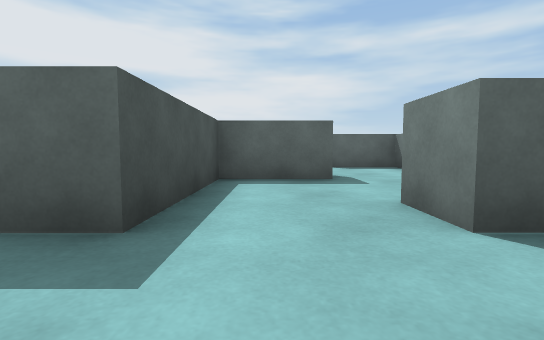
View 1 (above)

13 first-person views from a walk through a scene from a Unity 3-D project. The camera is 0.5 m above the floor, tilts 4° down and sees 85° across. The floor is counted in squares, 1 m on a side. Each view is taken from the middle of a square. On the plan, view 1 faces up. The plan holds only what a view shows up to about 9 squares ahead; the rest is blank. The place goes on beyond the plan. The player is left out.

View 2
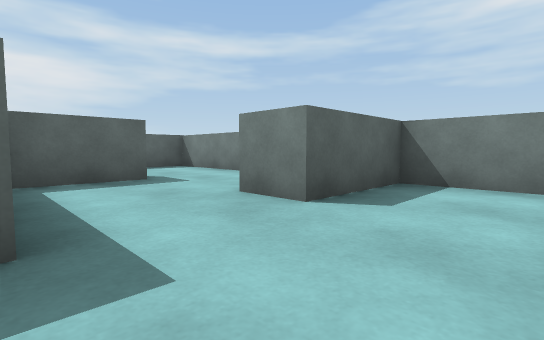

View 3
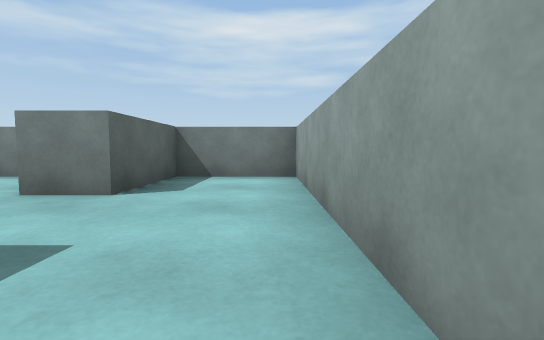

View 4
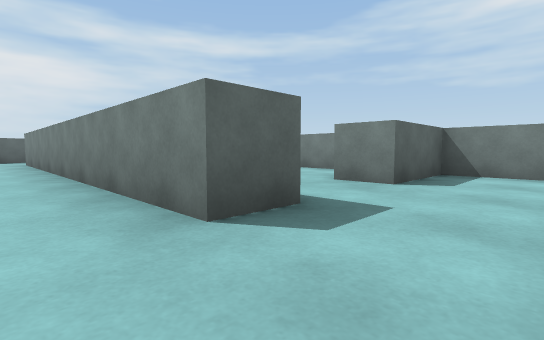

View 5
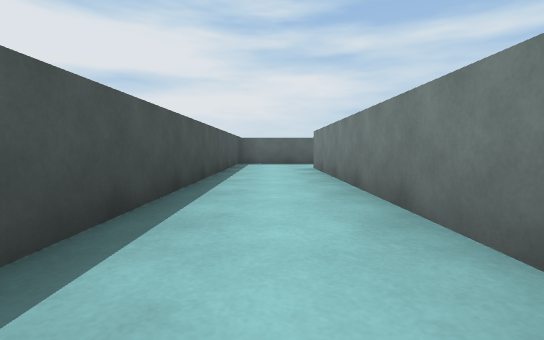

View 6
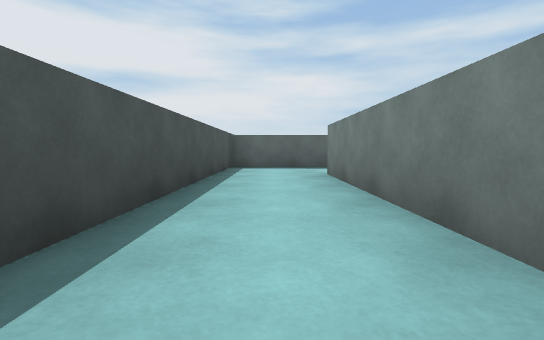

View 7
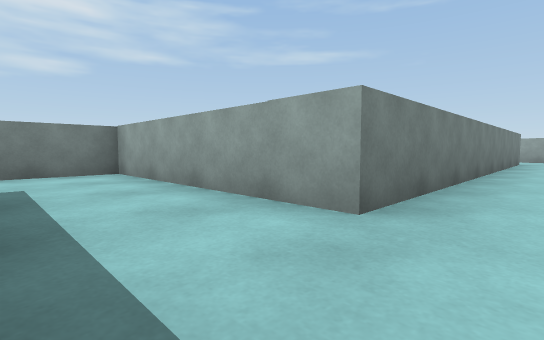

View 8
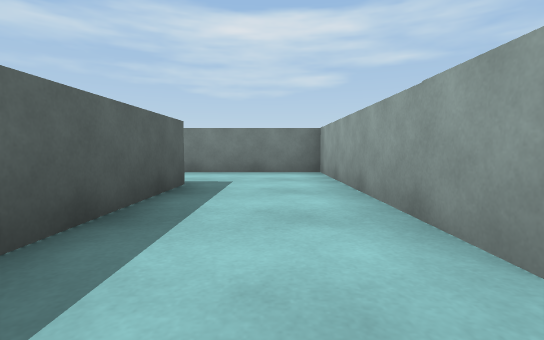

View 9
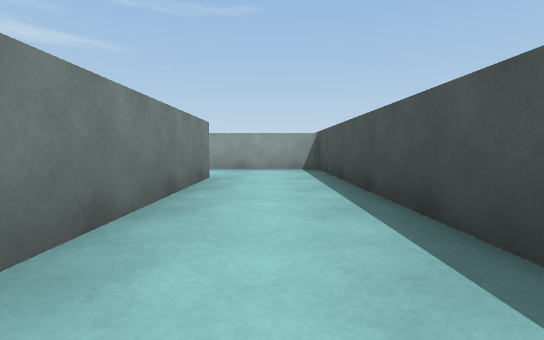

View 10
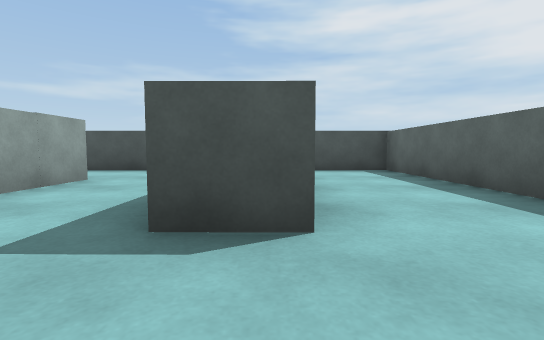

View 11
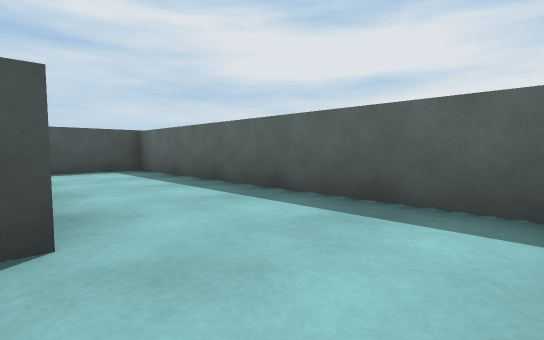

View 12
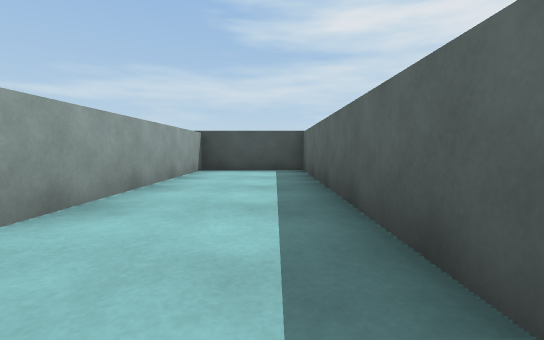

View 13
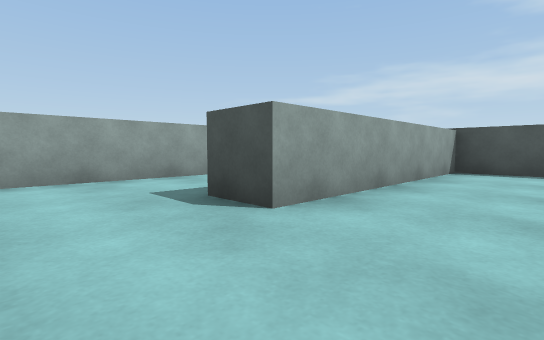

### Floor plan
Points are (right, up) in squares from view 1. A wall is a line through its corners. A room is listed if a view was taken in it or the views show most of it. See-through windows are left out.
Room 1 (views 1, 2, 3)
walls: (-0.9, 3.6) (-0.9, 1.7) (-1.9, 1.7); (-2.5, -0.4) (3.4, -0.4) (3.4, 1.7) (1.2, 1.7) (1.2, 2.8)
ways out: opening at (-1.5, 0.5) to room 2; opening at (0.5, 2.5)
Room 2 (views 4, 5, 6, 7, 8, 9, 10, 11)
walls: (1.2, 15.3) (1.2, 14.3) (-4.2, 14.3) (-4.2, -0.4) (-2.5, -0.4); (-1.9, 1.7) (-1.9, 11.9) (3.4, 11.9) (3.4, 15)
ways out: opening at (-1.5, 0.5) to room 1; opening at (2.5, 15) to room 3
Room 3 (views 12, 13)
walls: (2.9, 17.7) (-4.2, 17.8) (-4.2, 15.3) (1.2, 15.3)
ways out: opening at (2.5, 15) to room 2

Where each view was taken, in squares from view 1:
view 1: 0 up, 0 right, facing up
view 2: 0 up, 1 left, facing up-right
view 3: 0 up, 2 left, facing right
view 4: 0 up, 3 left, facing up-right
view 5: 4 up, 3 left, facing up
view 6: 6 up, 3 left, facing up
view 7: 14 up, 3 left, facing down-right
view 8: 13 up, 3 left, facing right
view 9: 7 up, 3 left, facing down
view 10: 15 up, 3 right, facing left
view 11: 15 up, 3 right, facing up-left
view 12: 17 up, 3 right, facing left
view 13: 17 up, 3 right, facing down-left
